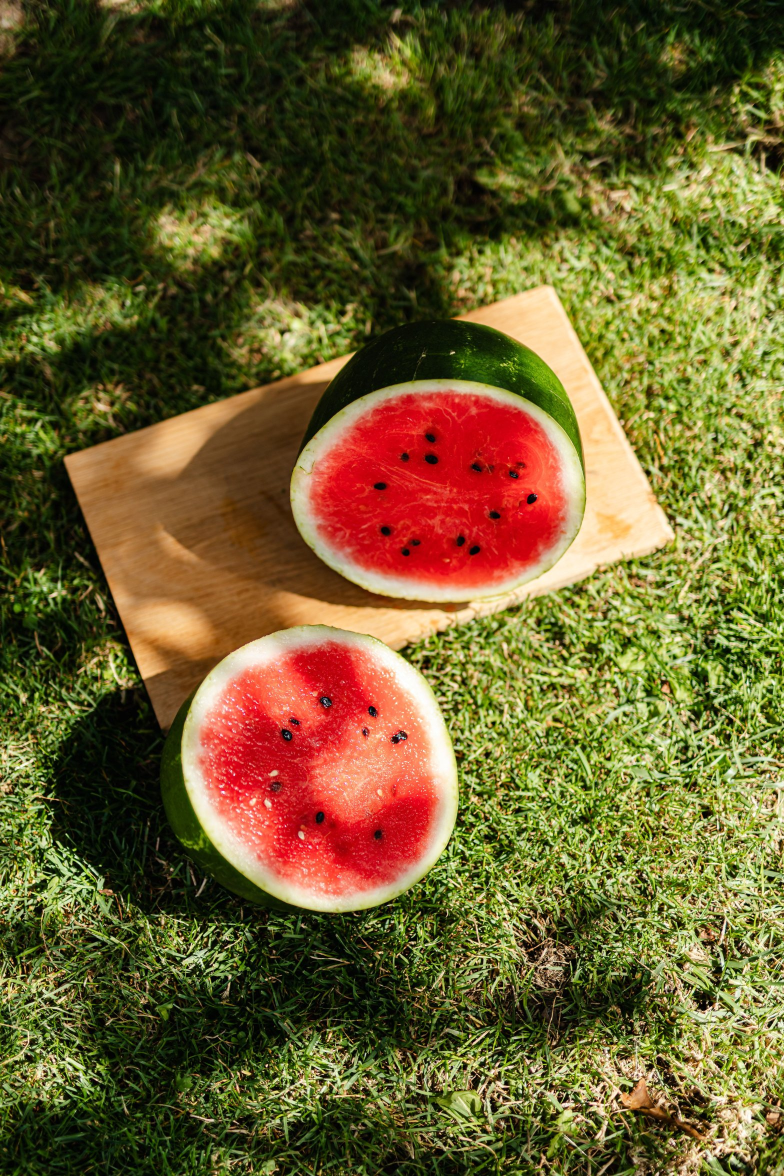
#> input picture sites/healthy-watermelon-soda/assets-src/photos/halves-on-grass.jpg, 1568 x 2352 px, given in place of whole.png, which was not available (shown at 1/2 size)
$ python prep_textures.py
#> lines starting #> are read from the running program, lines starting #| are printed output that depends on the picture; after the words box and inside, x2 and y2 are one past the last pixel; in counts of white or black regions, pixels touching at a corner belong together
"""Owner's stills -> texture maps for the coded 3D melon (council verdict B-hybrid).
rind: whole.png cropped to the fruit bbox, background replaced by nearest fruit colour (no white fringe at silhouettes).
cap:  cut-face.png cropped to the oval face, same edge extension; stretched to a square for the round cap."""
import numpy as np
from PIL import Image
from scipy import ndimage as ndi

def matte(a):
    mx, mn = a.max(2), a.min(2); sat = (mx - mn) / np.maximum(mx, 1) * 255; lum = a.mean(2)
    bg = ((sat < 16) & (lum > 175)) | ((sat < 10) & (lum > 120))
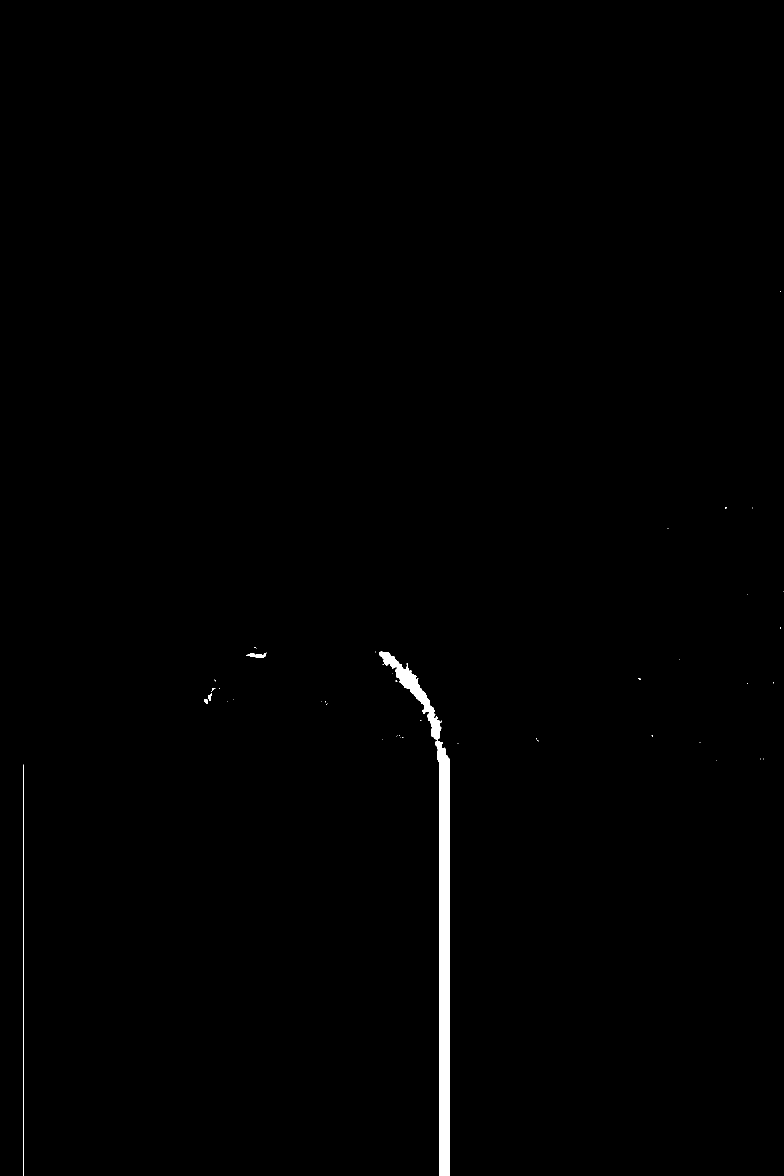
#> bg: shape (2352, 1568) bool (shown at 1/2 size); 0.62% white; 47 white regions (41 under 20 px), largest, box (x1, y1, x2, y2) and area: (758, 1302, 900, 2352) 21355, (47, 1529, 48, 2352) 823, (492, 1306, 533, 1316) 239, (416, 1386, 424, 1402) 72, (408, 1398, 416, 1408) 61, (422, 1377, 431, 1384) 22
    lab, _ = ndi.label(bg)
#> lab: shape (2352, 1568) int32; 51 distinct labels, from 0 to 50
    border = set(np.unique(np.r_[lab[0], lab[-1], lab[:, 0], lab[:, -1]])) - {0}
#> border = 3 items
    fruit = ~np.isin(lab, list(border))
#> fruit: shape (2352, 1568) bool; 99.4% white; 3 black regions (1 under 20 px), largest, box (x1, y1, x2, y2) and area: (758, 1302, 900, 2352) 21355, (47, 1529, 48, 2352) 823
    fruit = ndi.binary_opening(fruit, iterations=6); fruit = ndi.binary_fill_holes(fruit)
#> after `fruit = ndi.binary_opening(fruit, iterations=6)`: fruit: shape (2352, 1568) bool; 99.4% white; 7 black regions (1 under 20 px), largest, box (x1, y1, x2, y2) and area: (758, 1302, 905, 2352) 21793, (41, 1529, 54, 2352) 865, (0, 0, 6, 6) 21, (1562, 0, 1568, 6) 21, (0, 2346, 6, 2352) 21, (1562, 2346, 1568, 2352) 21
    lab, n = ndi.label(fruit); sizes = ndi.sum(fruit, lab, range(1, n + 1))
#> after `lab, n = ndi.label(fruit)`: n = 1
#> after `sizes = ndi.sum(fruit, lab, range(1, n + 1))`: sizes = [3665193]
    return lab == (np.argmax(sizes) + 1)

def extend(a, m):
    _, (iy, ix) = ndi.distance_transform_edt(~m, return_indices=True)
    return a[iy, ix]

def build(src, out, size, shrink=0.0, keep_h=1.0):
    a = np.asarray(Image.open(src).convert("RGB")).astype(float)
    a[1530:, :] = a[1529:1530, :]                  # drop the Gemini sparkle row band
    m = matte(a)
    mx, mn = a.max(2), a.min(2); sat = (mx - mn) / np.maximum(mx, 1) * 255
    m &= sat > 24                                  # floor shadow is grey, fruit is not
#> m: shape (2352, 1568) bool; 98.6% white; 376 black regions (347 under 20 px), largest, box (x1, y1, x2, y2) and area: (748, 1296, 905, 2352) 28597, (176, 1528, 191, 2352) 12359, (41, 1526, 55, 2352) 3332
    m = ndi.binary_opening(m, iterations=4); m = ndi.binary_fill_holes(m)
#> after `m = ndi.binary_opening(m, iterations=4)`: m: shape (2352, 1568) bool; 98.6% white; 280 black regions (235 under 20 px), largest, box (x1, y1, x2, y2) and area: (747, 1291, 905, 2352) 28906, (172, 1528, 195, 2352) 12379, (41, 1526, 55, 2352) 3340
    lab, n = ndi.label(m); m = lab == (np.argmax(ndi.sum(m, lab, range(1, n + 1))) + 1)
#> after `lab, n = ndi.label(m)`: n = 1
    m = ndi.binary_erosion(m, iterations=6)         # stay inside the silhouette
#> m: shape (2352, 1568) bool; 96.3% white; 1 black region, box (x1, y1, x2, y2) and area: (0, 0, 1568, 2352) 137895
    ys, xs = np.where(m); x0, x1, y0, y1 = xs.min(), xs.max(), ys.min(), ys.max()
#> after `x0, x1, y0, y1 = (xs.min(), xs.max(), ys.min(), ys.max())`: x0 = 6; x1 = 1561; y0 = 6; y1 = 2345
    dx, dy = int((x1 - x0) * shrink), int((y1 - y0) * shrink)
#> dx = 0; dy = 0
    e = extend(a, m)[y0 + dy:y1 - dy, x0 + dx:x1 - dx]
#> in extend, `_, (iy, ix) = ndi.distance_transform_edt(~m, return_indices=True)`: iy: shape (2352, 1568) int32; 2340 distinct labels, from 6 to 2345
    e = e[: int(e.shape[0] * keep_h)]               # cut the grey floor band the mask kept under the fruit
#> e: shape (2257, 1555, 3) float64
    Image.fromarray(e.clip(0, 255).astype("uint8")).resize(size, Image.LANCZOS).save(out, quality=90)
    print(out, (x1 - x0, y1 - y0))
#| animatic/assets/tex/rind.jpg (1555, 2339)

build("assets-src/photos/whole.png", "animatic/assets/tex/rind.jpg", (2048, 1024), 0.0, 0.965)
build("assets-src/photos/cut-face.png", "animatic/assets/tex/cap.jpg", (1024, 1024), 0.0, 0.868)
#> call 2 of build, with src = 'assets-src/photos/cut-face.png', out = 'animatic/assets/tex/cap.jpg', size = (1024, 1024), shrink = 0, keep_h = 0.868
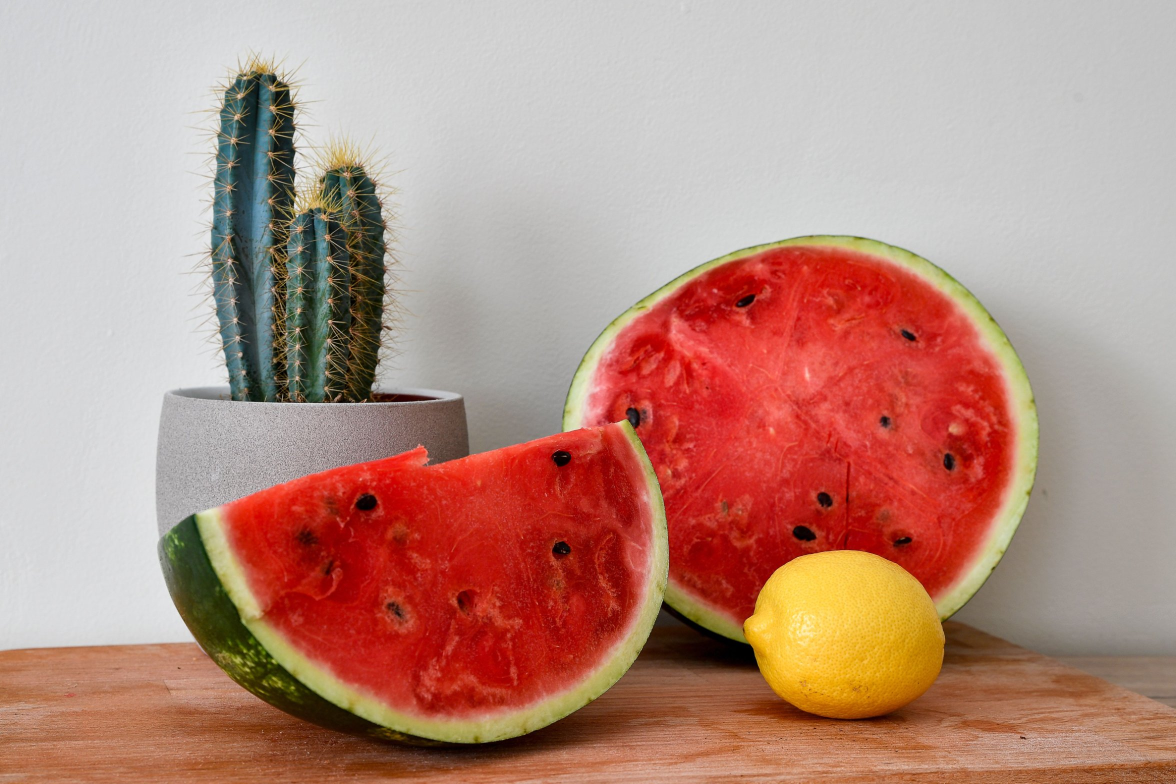
#> input picture sites/healthy-watermelon-soda/assets-src/photos/still-life-halves.jpg, 2352 x 1568 px, given in place of cut-face.png, which was not available (shown at 1/2 size)
#> in matte (call 2), `bg = ((sat < 16) & (lum > 175)) | ((sat < 10) & (lum > 120))`: bg: shape (1568, 2352) bool; 44.1% white; 670 white regions (623 under 20 px), largest, box (x1, y1, x2, y2) and area: (0, 0, 2352, 1299) 1605103, (743, 659, 922, 803) 12628, (782, 584, 849, 628) 1678
#> in matte (call 2), `lab, _ = ndi.label(bg)`: lab: shape (1568, 2352) int32; 963 distinct labels, from 0 to 962
#> in matte (call 2), `fruit = ~np.isin(lab, list(border))`: fruit: shape (1568, 2352) bool; 56.5% white; 3 black regions (2 under 20 px), largest, box (x1, y1, x2, y2) and area: (0, 0, 2352, 1299) 1604532
#> in matte (call 2), `fruit = ndi.binary_opening(fruit, iterations=6)`: fruit: shape (1568, 2352) bool; 56.2% white; 5 black regions (2 under 20 px), largest, box (x1, y1, x2, y2) and area: (0, 0, 2352, 1305) 1615662, (0, 1562, 6, 1568) 21, (2346, 1562, 2352, 1568) 21
#> in build (call 2), `m &= sat > 24`: m: shape (1568, 2352) bool; 50.7% white; 844 black regions (758 under 20 px), largest, box (x1, y1, x2, y2) and area: (0, 0, 2352, 1305) 1809166, (1450, 1292, 1504, 1322) 972, (439, 485, 469, 545) 340
#> in build (call 2), `m = ndi.binary_opening(m, iterations=4)`: m: shape (1568, 2352) bool; 50.3% white; 395 black regions (326 under 20 px), largest, box (x1, y1, x2, y2) and area: (0, 0, 2352, 1305) 1822995, (1434, 1271, 1506, 1324) 1397, (432, 484, 475, 553) 642
#> in build (call 2), `m = ndi.binary_fill_holes(m)`: m: shape (1568, 2352) bool; 50.6% white; 3 black regions, box (x1, y1, x2, y2) and area: (0, 0, 2352, 1305) 1822671, (0, 1562, 6, 1568) 21, (2346, 1562, 2352, 1568) 21
#> in build (call 2), `lab, n = ndi.label(m)`:
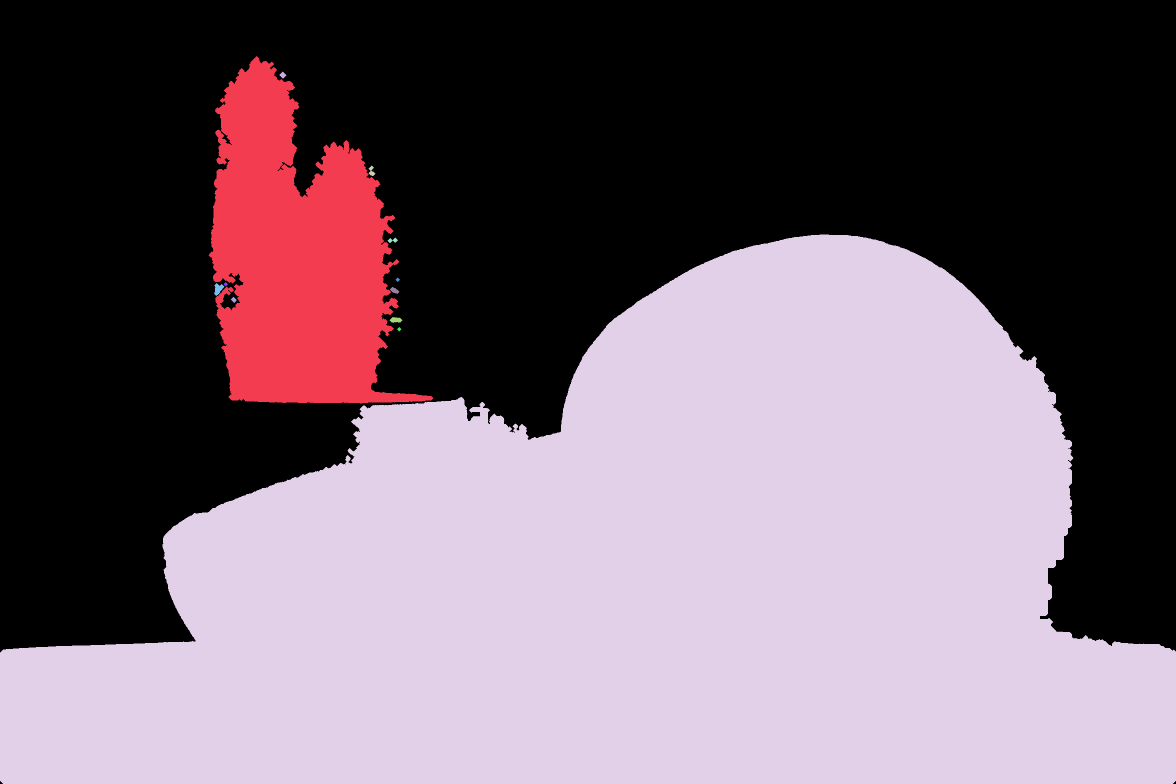
#> lab: shape (1568, 2352) int32 (shown at 1/2 size); 13 distinct labels, from 0 to 12; one colour per label, 0 black
#> in build (call 2), `lab, n = ndi.label(m)`: n = 12
#> in build (call 2), `m = lab == np.argmax(ndi.sum(m, lab, range(1, n + 1))) + 1`: m: shape (1568, 2352) bool; 45.6% white; 1 white region, box (x1, y1, x2, y2) and area: (0, 469, 2352, 1568) 1680892
#> in build (call 2), `m = ndi.binary_erosion(m, iterations=6)`:
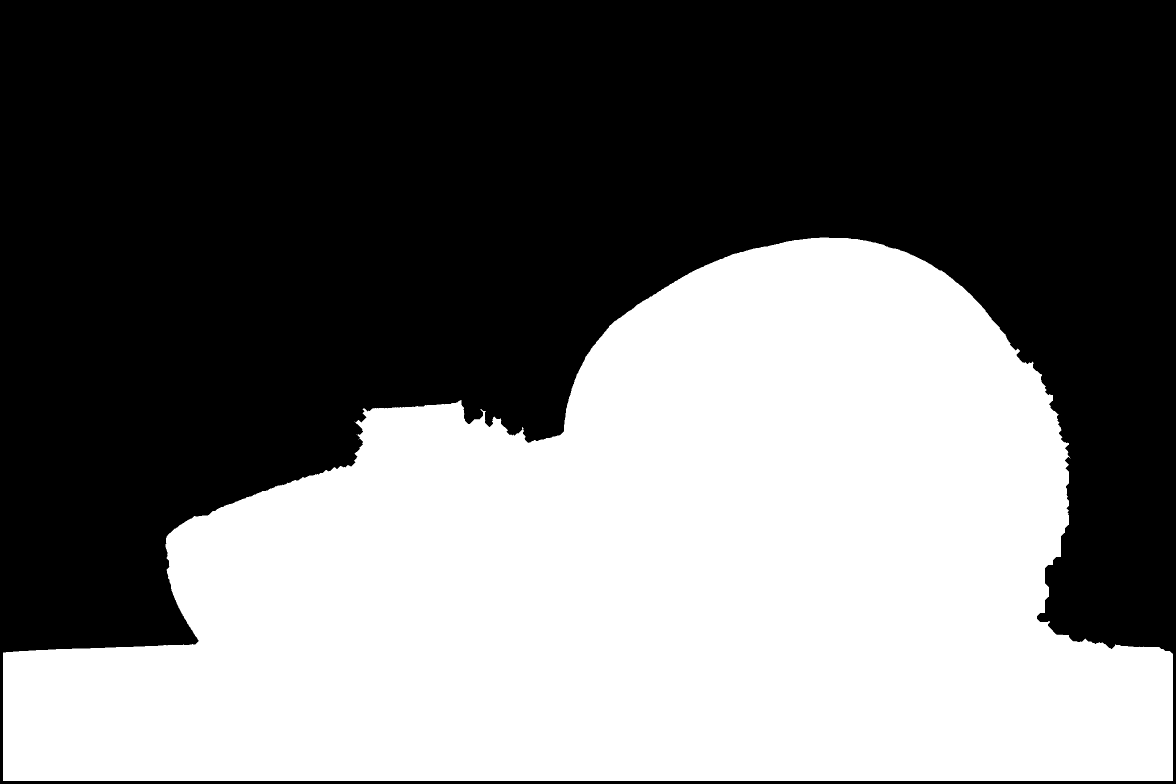
#> m: shape (1568, 2352) bool (shown at 1/2 size); 44.5% white; 2 white regions (1 under 20 px), largest, box (x1, y1, x2, y2) and area: (6, 475, 2346, 1562) 1641004
#> in build (call 2), `x0, x1, y0, y1 = (xs.min(), xs.max(), ys.min(), ys.max())`: x1 = 2345; y0 = 475; y1 = 1561
#> in extend (call 2), `_, (iy, ix) = ndi.distance_transform_edt(~m, return_indices=True)`: iy: shape (1568, 2352) int32; 1087 distinct labels, from 475 to 1561
#> in build (call 2), `Image.fromarray(e.clip(0, 255).astype("uint8")).resize(size, Image.LAN..`:
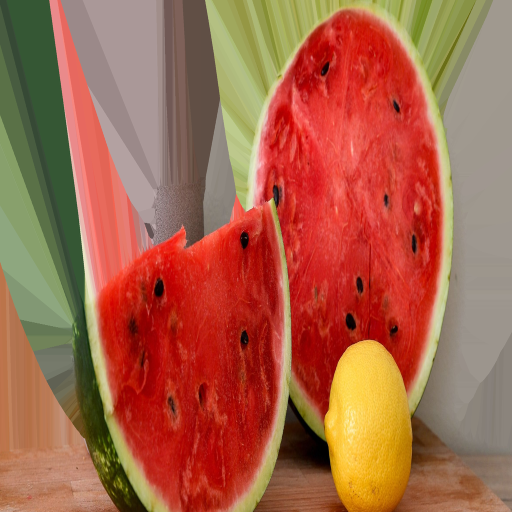
#> saved as cap.jpg: PIL image 1024x1024 RGB (shown at 1/2 size); mean R, G, B 166.9, 98.8, 72.7
#| animatic/assets/tex/cap.jpg (2339, 1086)
